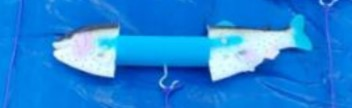
#> input picture Fish Length Detection/3.jpg, 352 x 108 px, found by its file name
$ python test.py
#> lines starting #> are read from the running program, lines starting #| are printed output that depends on the picture; after the words box and inside, x2 and y2 are one past the last pixel; in counts of white or black regions, pixels touching at a corner belong together
import cv2

# Load image, grayscale, Gaussian blur, Otsu's threshold
path = r'C:\Users\madha\Documents\Madhav Programming\MATEROV-ORCA-2022\Fish Length Detection\3.jpg'
image = cv2.imread(path)
#> image is the input picture: shape (108, 352, 3); mean B, G, R 217.8, 132.5, 33.2
gray = cv2.cvtColor(image, cv2.COLOR_BGR2GRAY)
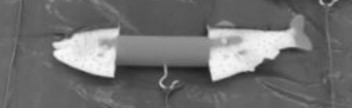
#> gray: shape (108, 352); min 28, max 251, mean 112.5
blur = cv2.GaussianBlur(gray, (5,5), 0)
thresh = cv2.threshold(blur, 0, 255, cv2.THRESH_BINARY + cv2.THRESH_OTSU)[1]
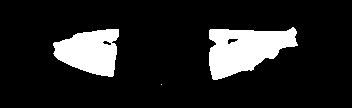
#> thresh: shape (108, 352); 13.7% white; 3 white regions (1 under 20 px), largest, box (x1, y1, x2, y2) and area: (209, 27, 298, 80) 2985, (53, 29, 119, 77) 2217

# Find bounding box
x,y,w,h = cv2.boundingRect(thresh)
#> x = 53; y = 27; w = 245; h = 58
cv2.rectangle(image, (x, y), (x + w, y + h), (36,255,12), 2)
cv2.putText(image, "w={},h={}".format(w,h), (x,y - 10), cv2.FONT_HERSHEY_SIMPLEX, 0.7, (36,255,12), 2)
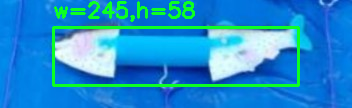
#> image: shape (108, 352, 3); mean B, G, R 205.3, 143, 33

cv2.imshow("thresh", thresh)
cv2.imshow("image", image)
cv2.waitKey()
